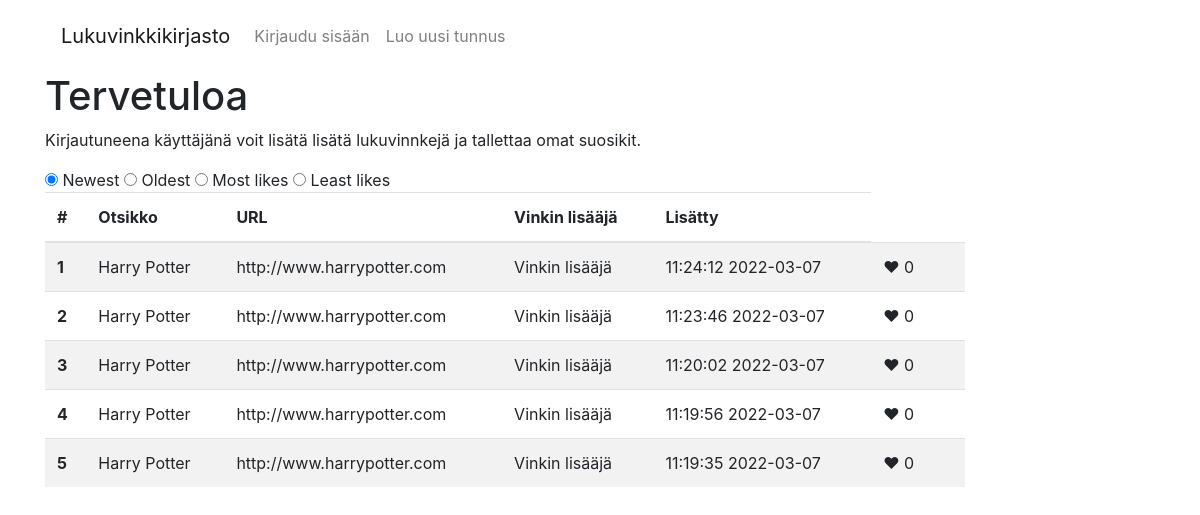
The page / on the database its author committed.
### tables this page shows
CREATE TABLE recommendations (
                                    id INTEGER PRIMARY KEY,
                                    title text NOT NULL,
                                    link text NOT NULL,
                                    media text,
                                    author text,
                                    description text, 
                                    like_amount INTEGER,
                                    creation_time TEXT
                                );

### routes.py (the view)
@app.route("/")
def index():
    recommendations_list = recommendation_service.list_all_recommendations()
    return render_template("index.html", sort_option="1", recommendations_list=recommendations_list)

### repositories/recommendation_repository.py (called while the page is built)
    def order_by(self, sort_option):
        order_by = ""
        if sort_option == "1":
            order_by += "ORDER BY R.creation_time DESC"
        if sort_option == "2":
            order_by += "ORDER BY R.creation_time ASC"
        if sort_option == "3":
            order_by += "ORDER BY R.like_amount DESC, R.creation_time DESC"
        if sort_option == "4":
            order_by += "ORDER BY R.like_amount ASC, R.creation_time DESC"
        if sort_option == "5":
            order_by += "ORDER BY R.author ASC"
        if sort_option == "6":
            order_by += "ORDER BY R.author DESC"
        if sort_option == "7":
            order_by += "ORDER BY U.username ASC"
        if sort_option == "8":
            order_by += "ORDER BY U.username DESC"
        return order_by

    def fetch_all_recommendations(self, sort_option="1", testing=False):
        sql = """SELECT id, title, author, description, link,
                like_amount, datetime(creation_time), date(creation_time) as date, time(creation_time) as time
                FROM recommendations R"""
        """
        sql = "SELECT R.title, R.author, R.description, U.username"\
              " FROM recommendations R LEFT JOIN users U ON R.user_id = U.id"
        if (testing):
            sql = "SELECT R.title, R.author, R.description, R.creation_time, U.username"\
              " FROM tests.recommendations R LEFT JOIN tests.users U ON R.user_id = U.id"
        sql += " " + self.order_by(self, sort_option)
        """
        sql += " " + self.order_by(sort_option)
        result = db.session.execute(sql)
        return result.fetchall()

### services/recommendation_service.py (called while the page is built)
    def list_all_recommendations(self, sort_option="1"):
        return self._recommendation_repository.fetch_all_recommendations(sort_option=sort_option)

### templates/index.html (shortened to what this page needs)
{% extends "layout.html" %}
{% block content %}
<div class="container">
<h1>Tervetuloa</h1>
    {% if session.user_id %}
        <b>Kirjautuneena:</b> <class="text-success"> {{ session.user_name }}
    {% else %}
        Kirjautuneena käyttäjänä voit lisätä lisätä lukuvinnkejä ja tallettaa omat suosikit.
    {% endif %}
<p>
{%if recommendations_list%}
<div class="row">
<div class="col-10">
    <form action="{{url_for('sort_by', sort_option=sort_option)}}"  method="POST">
        <input type="radio" name="sort_option" value="1" {%if sort_option=="1"%} checked {%endif%} onchange =this.form.submit() > Newest
        <input type="radio" name="sort_option" value="2" {%if sort_option=="2"%} checked {%endif%} onchange =this.form.submit() > Oldest
        <input type="radio" name="sort_option" value="3" {%if sort_option=="3"%} checked {%endif%} onchange =this.form.submit() > Most likes
        <input type="radio" name="sort_option" value="4" {%if sort_option=="4"%} checked {%endif%} onchange =this.form.submit() > Least likes
    </form>
</div>
<div class="col-10">
    <table class="table table-striped">
        <thead>
            <tr>
              <th scope="col">#</th>
              <th scope="col">Otsikko</th>
              <th scope="col">URL</th>
              <th scope="col">Vinkin lisääjä</th>
              <th scope="col">Lisätty</th>
            </tr>
        </thead>
        <tbody>
            {%for recommendation in recommendations_list%}
              <tr>
                <th scope="row">{{loop.index}}</th>
                <td>{{recommendation.title}}</td>
                <td>{{recommendation.link}}</td>
                <td>Vinkin lisääjä</td>
                <td>{{recommendation.time}} {{recommendation.date}}</td>
                <td>♥ {{recommendation.like_amount}}</td>
                <td></td>
              </tr>
            {%endfor%}
        </tbody>
    </table>
</div>
{% else %}
    <div>
        <h3> Kirjasto on vielä tyhjä :(!</h3>
    </div>
{% endif %}
{% endblock %}

### templates/layout.html (shortened to what this page needs)
<!doctype html>
<link rel="stylesheet" href=https://stackpath.bootstrapcdn.com/bootstrap/4.5.0/css/bootstrap.min.css>
<nav class="navbar navbar-expand-sm navbar-light">
<div class="container">
<nav class="navbar navbar-expand-sm navbar-light">
<a class="navbar-brand" href="/">Lukuvinkkikirjasto</a>
<ul class="navbar-nav">
{% if not session.user_id %}
<li class="nav-item"><a class="nav-link" href="/login">Kirjaudu sisään</a></li>
<li class="nav-item"><a class="nav-link" href="/register">Luo uusi tunnus</a></li>
{% else %}
<li class="nav-item"><a class="nav-link" href="/add_recommendation">Lisää lukuvinkki</a></li>
<li class="nav-item"><a class="nav-link" href="">Omat lukuvinkit</a></li>
<li class="nav-item"><a class="nav-link" href="/logout">Kirjaudu ulos</a></li>
{% endif %}
</ul>
</div>
</nav>
{% block content %}
{% endblock %}

### rows shown on the page
recommendations: title "Harry Potter", link "http://www.harrypotter.com", time "11:24:12", date "2022-03-07", like_amount "0"
recommendations: title "Harry Potter", link "http://www.harrypotter.com", time "11:23:46", date "2022-03-07", like_amount "0"
recommendations: title "Harry Potter", link "http://www.harrypotter.com", time "11:20:02", date "2022-03-07", like_amount "0"
recommendations: title "Harry Potter", link "http://www.harrypotter.com", time "11:19:56", date "2022-03-07", like_amount "0"
recommendations: title "Harry Potter", link "http://www.harrypotter.com", time "11:19:35", date "2022-03-07", like_amount "0"
